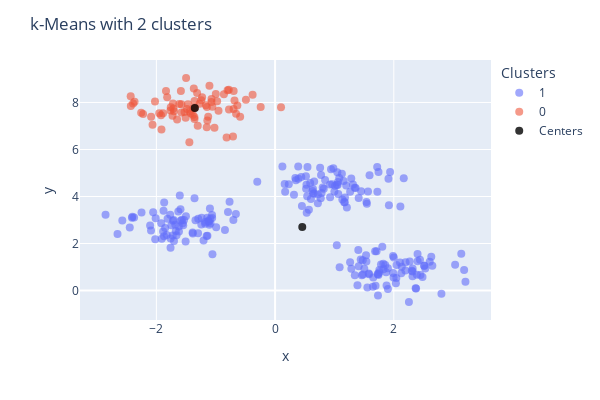

Notebook cell for this chart:
### Markdown cell above
As you can see, two clusters merged into one.

### Code cell
# Let's try with 2 clusters
kmeans2 = KMeans(n_clusters=2, random_state=10, n_init='auto').fit(X)

# Get the cluster centers
centers2 = kmeans2.cluster_centers_

# Get the cluster labels
labels2 = kmeans2.predict(X)

# Plot the clusters with the centers
cv1.plot_clusters(labels2, centers2, title='k-Means with 2 clusters')

### Figure 1 — Plotly figure (JSON) as saved in the notebook; plotly's stock layout.template omitted (floating-point values rounded to 4 significant figures; data arrays with more than 128 entries replaced by an {"elided": "..."} marker saying what was removed)
{"data": [{"hovertemplate": "color=1<br>x=%{x}<br>y=%{y}<extra></extra>", "legendgroup": "1", "marker": {"color": "#636efa", "opacity": 0.6, "size": 8, "symbol": "circle"}, "mode": "markers", "name": "1", "orientation": "v", "showlegend": true, "type": "scatter", "x": {"elided": "225 float values"}, "xaxis": "x", "y": {"elided": "225 float values"}, "yaxis": "y"}, {"hovertemplate": "color=0<br>x=%{x}<br>y=%{y}<extra></extra>", "legendgroup": "0", "marker": {"color": "#EF553B", "opacity": 0.6, "size": 8, "symbol": "circle"}, "mode": "markers", "name": "0", "orientation": "v", "showlegend": true, "type": "scatter", "x": [-1.386, -1.057, -0.3788, -0.8006, -2.433, -2.065, -0.6358, -1.922, -1.151, -1.578, -2.224, -1.888, -2.393, -1.357, -1.441, -0.9533, -0.2426, -1.713, -2.089, -1.5, -2.256, -2.43, -1.072, -0.8626, -1.071, -0.9989, -1.914, -1.422, -1.838, -0.6981, -0.777, -1.304, -2.023, -1.578, -0.4916, -1.358, -1.951, -0.6576, -2.368, -1.36, -1.127, -1.703, -1.468, -0.7092, -0.9766, -1.818, -1.23, -1.166, -1.651, -1.72, -1.444, -0.7799, -1.021, -1.379, -1.763, -0.5887, -1.149, -1.369, -1.106, -1.525, -1.483, -1.729, -1.613, -0.817, -1.35, -0.684, -0.7001, -1.244, -1.757, -1.507, -1.314, -1.142, -1.587, -1.271, 0.09986], "xaxis": "x", "y": [7.481, 7.818, 8.333, 8.523, 8.267, 7.052, 7.868, 7.455, 6.945, 7.923, 7.506, 7.543, 7.961, 8.058, 7.614, 7.654, 7.813, 7.746, 7.391, 9.042, 7.566, 7.846, 8.025, 8.35, 8.144, 8.359, 6.851, 7.545, 8.486, 8.484, 7.702, 7.005, 8.044, 7.578, 8.112, 7.293, 7.54, 7.52, 8.036, 7.379, 7.391, 7.623, 7.926, 6.556, 8.055, 8.228, 8.219, 7.884, 7.276, 7.955, 6.312, 8.542, 6.921, 7.744, 7.66, 7.394, 7.81, 8.595, 8.707, 7.6, 7.727, 7.439, 7.934, 6.508, 7.781, 8.083, 7.718, 8.099, 7.797, 7.346, 8.402, 7.231, 8.484, 7.946, 7.798], "yaxis": "y"}, {"marker": {"color": "black", "opacity": 0.8, "size": 8}, "mode": "markers", "name": "Centers", "type": "scatter", "x": [-1.352, 0.458], "y": [7.767, 2.706]}], "layout": {"coloraxis": {"showscale": false}, "height": 400, "legend": {"title": {"text": "Clusters"}, "tracegroupgap": 0}, "margin": {"t": 60}, "showlegend": true, "title": {"text": "k-Means with 2 clusters"}, "width": 600, "xaxis": {"anchor": "y", "domain": [0, 1], "title": {"text": "x"}}, "yaxis": {"anchor": "x", "domain": [0, 1], "title": {"text": "y"}}}}
